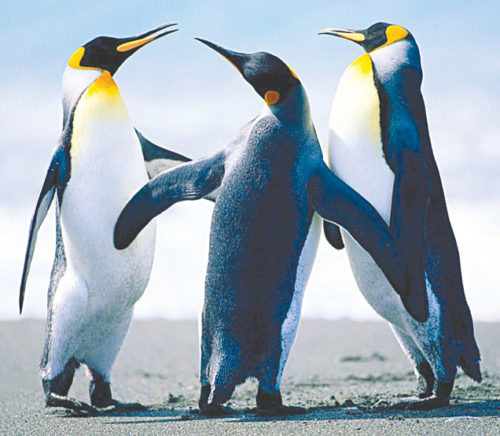
#> input picture original.jpg, 500 x 436 px
$ jupyter execute 180572D_Python_Q2.ipynb
#> lines starting #> are read from the running program, lines starting #| are printed output that depends on the picture
## Computer Vision Linear Filter

Write a function that implements a 3x3 linear filter on a grey-scale image of NxM pixels.  The function should take the following as inputs.

The filter 3x3 filter mask as a 3x3 integer array
Input image
A parameter specifying how the edge pixels should be treated (O- omit edge pixels, S- shrink filter at edges, P-pad the image with black white coloured pixels, R-replicate edge rows and W-wrap the image
The function should output the image as a result.

 You may use Python, c# or Java native (i.e. without using any libraries) code.

Since this code will be checked using an automated tool, you must name your source file in the following format

<indexNumber>_<Proigraming language code>_Q2.<file extension>

Use P,C,J respectively as the programing language code for Python, C# and Java.

#### Imports

[cell 1]
import numpy as np
import matplotlib.pyplot as plt
import matplotlib.image as mpimg

#### Open a rgb Image

[cell 2]
img = mpimg.imread('original.jpg')
#> img is the input picture: shape (436, 500, 3); mean R, G, B 157.2, 171.7, 183.3
plt.imshow(img)
plt.show()

#### Convert to Gray

[cell 3]
def rgb2gray(rgb):
    r, g, b = rgb[:,:,0], rgb[:,:,1], rgb[:,:,2]
    gray = 0.2989 * r + 0.5870 * g + 0.1140 * b

    return gray

gray = rgb2gray(img)
#> in rgb2gray, `r, g, b = rgb[:,:,0], rgb[:,:,1], rgb[:,:,2]`:
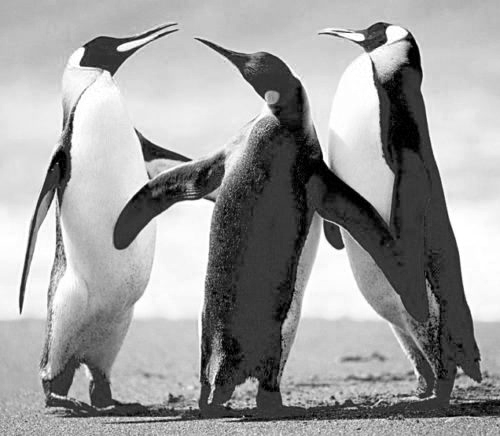
#> r: shape (436, 500); min 0, max 255, mean 157.2
#> in rgb2gray, `r, g, b = rgb[:,:,0], rgb[:,:,1], rgb[:,:,2]`:
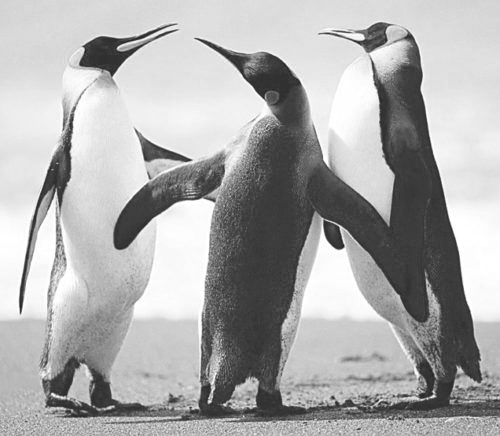
#> g: shape (436, 500); min 30, max 255, mean 171.7
#> in rgb2gray, `r, g, b = rgb[:,:,0], rgb[:,:,1], rgb[:,:,2]`:
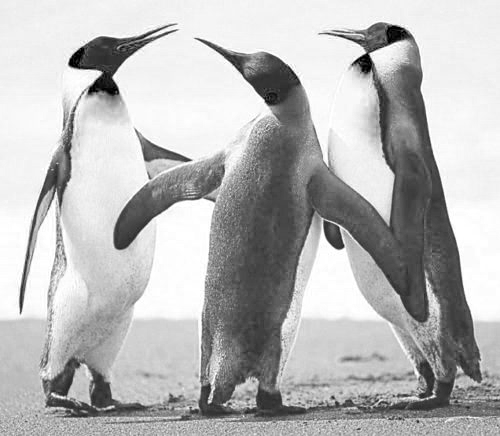
#> b: shape (436, 500); min 0, max 255, mean 183.3
plt.imshow(gray, cmap=plt.get_cmap('gray'))
plt.show()

##### Define Mask for Linear Filter

[cell 4]
identityMask = np.zeros((3,3),np.float32)
identityMask[1][1] = 1
sharpMask = np.array([[0,-1,0], [-1,5,-1], [0,-1,0]])
randomMask = np.array([[1,0,1], [0,1,0], [1,0,1]])
boxblurMask = np.ones((3,3),np.float32)/9
plt.imshow(randomMask, cmap=plt.get_cmap('gray'))
# print(identityMask)
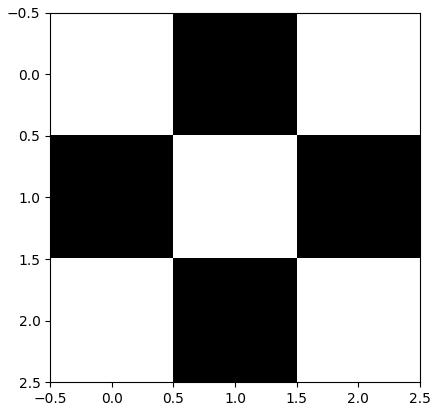
#> figure drawn by matplotlib, 1 panel

#### Function for Linear filter
3x3 linear filter on a grey-scale image of NxM pixels.

[cell 5]
def filtering(img, mask, image_h, image_w, h ,w):
    filteredImage = np.zeros(img.shape)
    for i in range(h, image_h - h): ## traverse image row
        for j in range(w, image_w - w):  ## traverse image col

            overlapImg = img[i-h : i+h+1, j-h : j+h+1 ]    # Crop image for mask product
            filteredImage[i][j] = np.sum(overlapImg * mask)  # Filtering

    return filteredImage

# [49 lines left out: function shrinkFilter, not called in this run]

##### Main Function Linear filter

The filter 3x3 filter mask as a 3x3 integer array
Input image
@Param O- omit edge pixels,
@Param S- shrink filter at edges,
@Param P-pad the image with black white coloured pixels,
@Param R-replicate edge rows and
@Param W-wrap the image

[cell 6]
def linearFilter(mask, img, handling = "O"):
    image_h, image_w = img.shape[0], img.shape[1] # Get image height and width
    mask_h, mask_w = mask.shape[0], mask.shape[1] # Get mask height and width

    h = mask_h//2
    w = mask_w//2

    if handling == "O":  ## Omit Edges
        return filtering(img, mask, image_h, image_w, h, w)

    if handling == "W": ## wrap the image
        # Fetch First and Last Rows
        fetchFirstRow = img[0]
        fetchLastRow = img[-1]

        imgWrapped = img.copy()
        imgWrapped = np.insert(imgWrapped, 0, fetchLastRow, axis=0)
        imgWrapped = np.append(imgWrapped, [fetchFirstRow], axis = 0)

        # # Fetch First and Last Cols
        fetchFirstCol = imgWrapped[:,0:1]
        fetchLastCol = imgWrapped[:,-1]

        imgWrapped = np.insert(imgWrapped, 0, fetchLastCol, axis=1)
        imgWrapped = np.append(imgWrapped, fetchFirstCol, axis = 1)

        return filtering(imgWrapped, mask, image_h, image_w, h, w)

    if handling == "P": ## Pad the image

        verticalBorder = np.zeros((image_h,3),np.int8)   ## Add white vertical border
        padImg = img.copy()

        padImg = np.insert(padImg, 0, verticalBorder, axis=1)
        ## Due to dimension error fetch from image
        fetchFirstCol = padImg[:,0:1]
        padImg = np.append(padImg, fetchFirstCol, axis = 1)

        horizontalBorder = np.zeros((padImg.shape[1], 3), np.int8)  ## Add horizontal Border
        padImg = np.insert(padImg, 0, horizontalBorder, axis=0)
        padImg = np.append(padImg, [horizontalBorder], axis = 0)

        return filtering(padImg, mask, image_h, image_w, h, w)

    if handling == "R":
           # Fetch First and Last Rows
        fetchFirstRow = img[0]
        fetchLastRow = img[-1]

        imgReplicated = img.copy()
        imgReplicated = np.insert(imgReplicated, 0, fetchFirstRow, axis=0)
        imgReplicated = np.append(imgReplicated, [fetchLastRow], axis = 0)

        # # Fetch First and Last Cols
        fetchFirstCol = imgReplicated[:,0]
        fetchLastCol = imgReplicated[:,-1:]

        imgReplicated = np.insert(imgReplicated, 0, fetchFirstCol, axis=1)
        imgReplicated = np.append(imgReplicated, fetchLastCol, axis = 1)

        return filtering(imgReplicated, mask, image_h, image_w, h, w)

    if handling == "S":
        return shrinkFilter(img, mask)
    return None

#### Apply Filter

[cell 7]
filteredImg = linearFilter(identityMask,img, "O")
plt.imshow((filteredImg * 255).astype(np.uint8) ,cmap="gray")
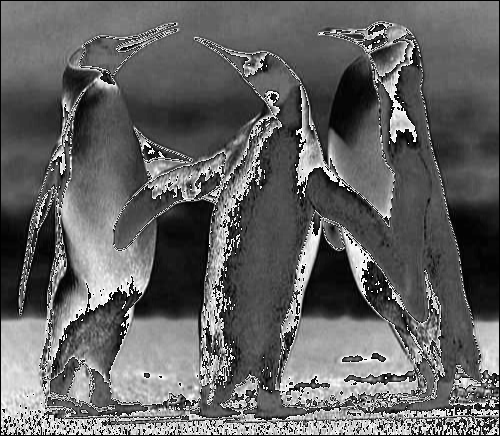
#> shown: shape (436, 500, 3); min 0, max 255, mean 99.2
